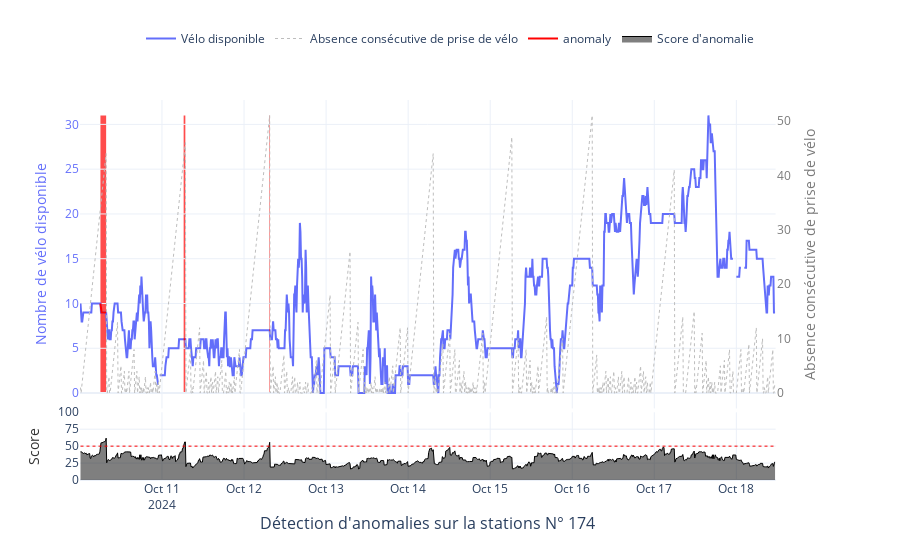

Write notebook code for a chart like this one.
### Code cell
plot_station_anomalies_with_score(data=station_df, clf=clf, station_id=174)

### Figure 1 — Plotly figure (JSON) as saved in the notebook; plotly's stock layout.template omitted (floating-point values rounded to 4 significant figures; data arrays with more than 128 entries replaced by an {"elided": "..."} marker saying what was removed)
{"data": [{"line": {"width": 2}, "mode": "lines", "name": "Vélo disponible", "type": "scatter", "x": {"elided": "1220 str values"}, "xaxis": "x", "y": {"elided": "1220 int values"}, "yaxis": "y"}, {"line": {"color": "rgba(189,189,189,1)", "dash": "dot", "width": 1}, "mode": "lines", "name": "Absence consécutive de prise de vélo", "type": "scatter", "x": {"elided": "1220 str values"}, "xaxis": "x", "y": {"elided": "1220 int values"}, "yaxis": "y2"}, {"connectgaps": false, "line": {"color": "red", "width": 2}, "mode": "lines", "name": "anomaly", "text": "x", "type": "scatter", "x": {"elided": "1220 str values"}, "xaxis": "x", "y": {"elided": "1220 int values"}, "yaxis": "y"}, {"fill": "tozeroy", "line": {"color": "black", "width": 1}, "mode": "lines", "name": "Score d'anomalie", "type": "scatter", "x": {"elided": "1220 str values"}, "xaxis": "x2", "y": {"elided": "1220 float values"}, "yaxis": "y3"}], "layout": {"annotations": [{"font": {"size": 16}, "showarrow": false, "text": "Détection d'anomalies sur la stations N° 174", "x": 0.47, "xanchor": "center", "xref": "paper", "y": 0, "yanchor": "top", "yref": "paper", "yshift": -30}], "hovermode": "x", "legend": {"orientation": "h", "x": 0.5, "xanchor": "center", "y": 1.2, "yanchor": "top"}, "shapes": [{"fillcolor": "red", "layer": "below", "line": {"width": 0}, "opacity": 0.7, "type": "rect", "x0": "2024-10-10T06:00:00", "x1": "2024-10-10T07:40:00", "xref": "x", "y0": 0, "y1": 31, "yref": "y"}, {"fillcolor": "red", "layer": "below", "line": {"width": 0}, "opacity": 0.7, "type": "rect", "x0": "2024-10-11T06:20:00", "x1": "2024-10-11T06:50:00", "xref": "x", "y0": 0, "y1": 31, "yref": "y"}, {"fillcolor": "red", "layer": "below", "line": {"width": 0}, "opacity": 0.7, "type": "rect", "x0": "2024-10-12T07:20:00", "x1": "2024-10-12T07:30:00", "xref": "x", "y0": 0, "y1": 31, "yref": "y"}, {"line": {"color": "Red", "dash": "dot", "width": 1}, "name": "test", "type": "line", "x0": "2024-10-10T00:10:00", "x1": "2024-10-18T11:20:00", "xref": "x2", "y0": 50, "y1": 50, "yref": "y3"}], "showlegend": true, "xaxis": {"anchor": "y", "domain": [0, 0.94], "hoverformat": "%a %Y-%m-%d %H:%M", "matches": "x2", "rangeslider": {"visible": false}, "showticklabels": false, "tickformat": "%a %Y-%m-%d %H:%M", "type": "date"}, "xaxis2": {"anchor": "y3", "domain": [0, 0.94], "hoverformat": "%a %Y-%m-%d %H:%M", "rangeslider": {"visible": false}, "type": "date"}, "yaxis": {"anchor": "x", "domain": [0.1882, 1], "tickfont": {"color": "rgba(100, 111, 251, 1)"}, "title": {"font": {"color": "rgba(100, 111, 251, 1)"}, "text": "Nombre de vélo disponible"}}, "yaxis2": {"anchor": "x", "overlaying": "y", "showgrid": false, "side": "right", "tickfont": {"color": "rgba(122, 122, 122, 1)"}, "title": {"font": {"color": "rgba(122, 122, 122, 1)"}, "text": "Absence consécutive de prise de vélo"}, "visible": true}, "yaxis3": {"anchor": "x2", "domain": [0, 0.1782], "dtick": 25, "range": [0, 100], "tick0": 0, "tickmode": "linear", "title": {"font": {"color": "rgba(0, 0, 0, 0.8)"}, "text": "Score"}}, "yaxis4": {"anchor": "x2", "overlaying": "y3", "side": "right"}}}
